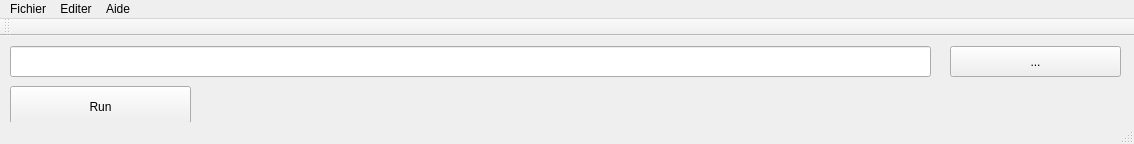
<?xml version="1.0" encoding="UTF-8"?>
<ui version="4.0">
 <class>MainWindowFinance</class>
 <widget class="QMainWindow" name="MainWindowFinance">
  <property name="geometry">
   <rect>
    <x>0</x>
    <y>0</y>
    <width>1134</width>
    <height>144</height>
   </rect>
  </property>
  <property name="windowTitle">
   <string>MainWindowFinance</string>
  </property>
  <widget class="QWidget" name="centralWidget">
   <widget class="QToolButton" name="toolButton">
    <property name="geometry">
     <rect>
      <x>950</x>
      <y>10</y>
      <width>171</width>
      <height>31</height>
     </rect>
    </property>
    <property name="text">
     <string>...</string>
    </property>
   </widget>
   <widget class="QLineEdit" name="lineEdit">
    <property name="geometry">
     <rect>
      <x>10</x>
      <y>10</y>
      <width>921</width>
      <height>31</height>
     </rect>
    </property>
   </widget>
   <widget class="QPushButton" name="Run">
    <property name="geometry">
     <rect>
      <x>10</x>
      <y>50</y>
      <width>181</width>
      <height>41</height>
     </rect>
    </property>
    <property name="text">
     <string>Run</string>
    </property>
   </widget>
  </widget>
  <widget class="QMenuBar" name="menuBar">
   <property name="geometry">
    <rect>
     <x>0</x>
     <y>0</y>
     <width>1134</width>
     <height>21</height>
    </rect>
   </property>
   <widget class="QMenu" name="menuFichier">
    <property name="title">
     <string>Fichier</string>
    </property>
   </widget>
   <widget class="QMenu" name="menuEditer">
    <property name="title">
     <string>Editer</string>
    </property>
   </widget>
   <widget class="QMenu" name="menuAide">
    <property name="title">
     <string>Aide</string>
    </property>
   </widget>
   <addaction name="menuFichier"/>
   <addaction name="menuEditer"/>
   <addaction name="menuAide"/>
  </widget>
  <widget class="QToolBar" name="mainToolBar">
   <attribute name="toolBarArea">
    <enum>TopToolBarArea</enum>
   </attribute>
   <attribute name="toolBarBreak">
    <bool>false</bool>
   </attribute>
  </widget>
  <widget class="QStatusBar" name="statusBar"/>
 </widget>
 <layoutdefault spacing="6" margin="11"/>
 <resources/>
 <connections/>
</ui>
